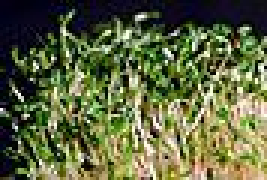
#> input picture data/images/i01.ppm, 89 x 60 px (shown 3 times larger); its folder holds 4 pictures in this run
$ python step3.py
#> lines starting #> are read from the running program, lines starting #| are printed output that depends on the picture
import cv2 as cv
import numpy as np
import os

# Step 3: shape (for- vs. back-ground) distance (S)

# Set the directory where the images are located
image_dir = './data/images/'

# Load the crowdsource data
crowd_data = np.loadtxt('./data/Crowd.txt', dtype=np.int32)

# Initialize the similarity scores dictionary
similarity_scores = {}

# Initialize the total score, which is the total crowd count
total_score = 0

# Create and write in the HTML file
with open("step3_results.html", "w") as file:
    file.write("<html>\n")
    file.write("<head>\n")
    file.write("<title>Step 3: Shape Similarity (fore- vs. back-ground) Results</title>\n")
    file.write("<h1>Step 3: Shape Similarity (fore- vs. back-ground) Results</h1>\n")
    file.write("<p><strong>NOTE</strong>: The total score, accuracy score, and happiness score "
               "are displayed at the very end of the file.</p>\n")
    file.write("</head>\n")
    file.write("<body>\n")

# Iterate through all the query images in the directory
for i in range(1, 41):
    # Generate the file name for the query image
    query_file = 'i{:02d}.ppm'.format(i)
    query_path = os.path.join(image_dir, query_file)

    # Initialize the similarity scores list for the query image
    similarity_scores[query_file] = []

    # Check if the file exists
    if os.path.exists(query_path):
        # Load the query image
        query_image = cv.imread(query_path)
#> query_image is the input picture: shape (60, 89, 3); mean B, G, R 64.8, 102.2, 94.7

        # Convert the query image to grayscale
        # query_image = (query_image[:,:,0] + query_image[:,:,1] + query_image[:,:,2]) / 3.0

        # Apply Laplacian filter
        # query_image = cv.Laplacian(query_image, cv.CV_64F)

        # Set the threshold values
        threshold_value = 21

        # Convert the image to binary black and white
        query_binary_image = cv.threshold(query_image, threshold_value, 255, cv.THRESH_BINARY)[1]
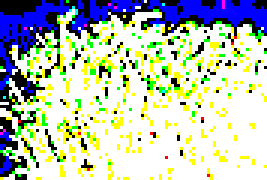
#> query_binary_image: shape (60, 89, 3) (shown 3 times larger); mean B, G, R 179.7, 193.5, 182.6

        # Iterate through all the target images in the directory
        for j in range(1, 41):
            # Skip the query image itself
            if i == j:
                continue

            # Generate the file name for the target image
            target_file = 'i{:02d}.ppm'.format(j)
            target_path = os.path.join(image_dir, target_file)

            # Check if the file exists
            if os.path.exists(target_path):
                # Load the target image
                target_image = cv.imread(target_path)

                # Convert the target image to grayscale
                # target_image = (target_image[:,:,0] + target_image[:,:,1] + target_image[:,:,2]) / 3.0

                # Apply Laplacian filter
                # target_image = cv.Laplacian(target_image, cv.CV_64F)

                # Convert the image to binary black and white
                target_binary_image = cv.threshold(target_image, threshold_value, 255, cv.THRESH_BINARY)[1]

                # Compute the element-wise absolute difference between the images
                abs_diff = cv.absdiff(query_binary_image, target_binary_image)

                # Compute the normalized overlap distance
                distance = np.sum(abs_diff) / (2 * 60 * 89) / 100

                # # Compute the element-wise XOR of the two images
                # diff = cv.bitwise_xor(query_binary_image, target_binary_image)
                #
                # # Count the number of non-zero pixels in the difference image
                # diff_pixels = np.count_nonzero(diff)
                #
                # # Compute the normalized overlap distance
                # distance = diff_pixels / (2 * 60 * 89)

                # Append the similarity score to the list for the query image
                similarity_scores[query_file].append([distance, target_file])

        # Sort the similarity scores for the query image by distance in ascending order
        similarity_scores[query_file].sort(key = lambda x : x[0])
        # print(similarity_scores[query_file])

        # Select the top 3 similar images based on distance and add up their scores
        similar_images = []
#> similar_images = []
        score = 0

        for k in range(3):
#> (the run stopped early here; a loop or call above may not have finished)
